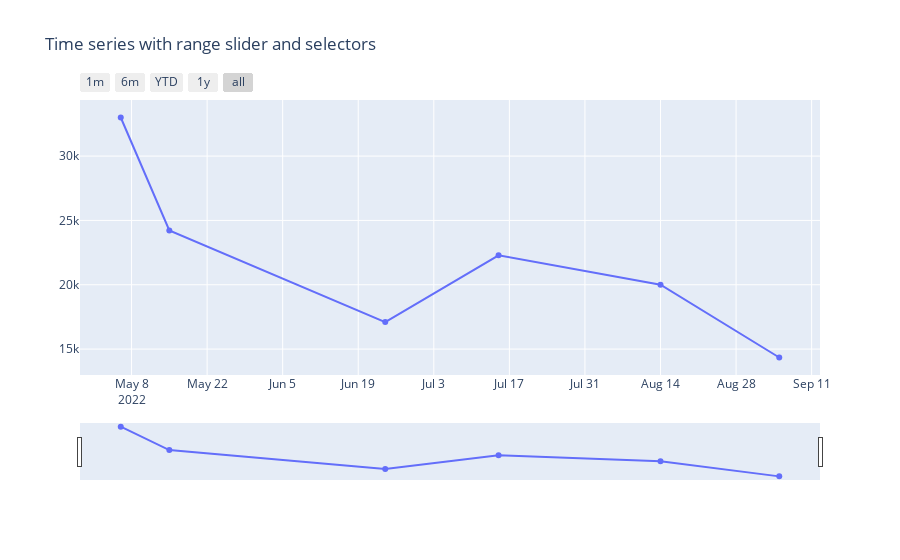

Notebook code for this chart:
### Code cell
"""Showing the data of orders which are placed using offline method and having total amount less than 40000 and order date year is 2022"""
sql = "select order_date,total_amount \
from orders where order_date>'2022-01-01' and total_amount<40000 and payment_type='Offline' \
order by order_date;"
df_8 = pd.read_sql(sql, db)
# print(df_8.dtypes)
# Create figure
fig = go.Figure()

fig.add_trace(
    go.Scatter(x=list(df_8.order_date), y=list(df_8.total_amount)))

# Set title
fig.update_layout(
    title_text="Time series with range slider and selectors"
)

# Add range slider
fig.update_layout(
    xaxis=dict(
        rangeselector=dict(
            buttons=list([
                dict(count=1,
                     label="1m",
                     step="month",
                     stepmode="backward"),
                dict(count=6,
                     label="6m",
                     step="month",
                     stepmode="backward"),
                dict(count=1,
                     label="YTD",
                     step="year",
                     stepmode="todate"),
                dict(count=1,
                     label="1y",
                     step="year",
                     stepmode="backward"),
                dict(step="all")
            ])
        ),
        rangeslider=dict(
            visible=True
        ),
        type="date"
    )
)

fig.show()

### Figure 1 — Plotly figure (JSON) as saved in the notebook; plotly's stock layout.template omitted (floating-point values rounded to 4 significant figures)
{"data": [{"x": ["2022-05-06T00:00:00", "2022-05-15T00:00:00", "2022-06-24T00:00:00", "2022-07-15T00:00:00", "2022-08-14T00:00:00", "2022-09-05T00:00:00"], "y": [33000, 24219, 17097, 22291, 20005, 14347], "type": "scatter"}], "layout": {"title": {"text": "Time series with range slider and selectors"}, "xaxis": {"rangeslider": {"visible": true}, "rangeselector": {"buttons": [{"count": 1, "label": "1m", "step": "month", "stepmode": "backward"}, {"count": 6, "label": "6m", "step": "month", "stepmode": "backward"}, {"count": 1, "label": "YTD", "step": "year", "stepmode": "todate"}, {"count": 1, "label": "1y", "step": "year", "stepmode": "backward"}, {"step": "all"}]}, "type": "date"}}}
